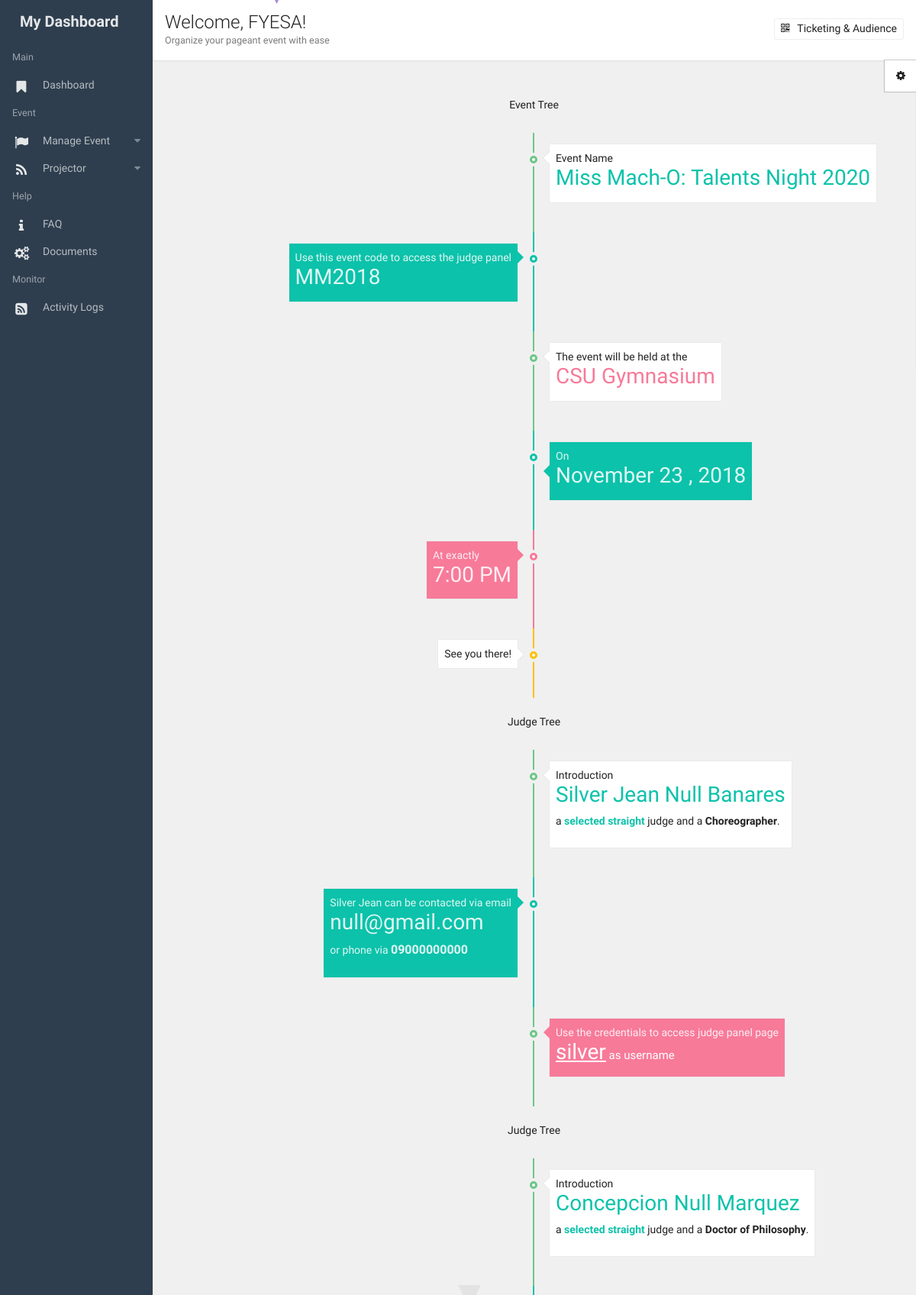
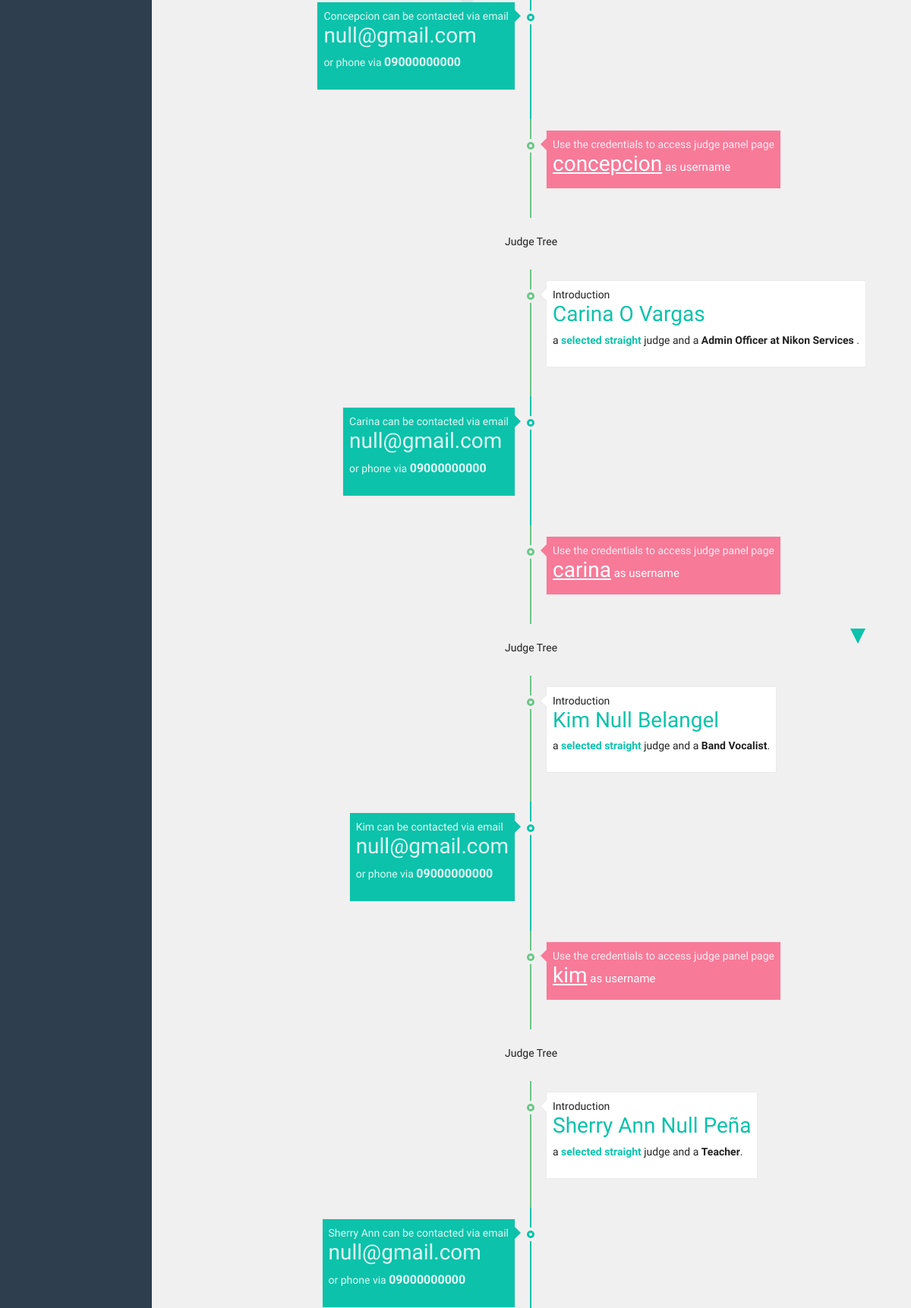
The page /start/organizer_event_details.php?sponsor_id=12&username=fyesa&event_id=42 (signed in, upper part) on the database its author committed (2 pictures, top to bottom).
### tables this page shows
CREATE TABLE `sponsor_organizer` (
  `sponsor_id` int(15) NOT NULL,
  `sponsor_name` varchar(50) NOT NULL,
  `in_charge` varchar(50) NOT NULL,
  `position` varchar(50) NOT NULL,
  `established` varchar(20) NOT NULL,
  `email` varchar(50) NOT NULL,
  `phone_number` varchar(50) NOT NULL,
  `username` varchar(50) NOT NULL,
  `password` varchar(100) NOT NULL,
  `registered_by` int(11) NOT NULL,
  `pass_unhash` varchar(50) NOT NULL
);

CREATE TABLE `event_table` (
  `event_id` int(5) NOT NULL,
  `event_name` varchar(32) NOT NULL,
  `event_code` varchar(8) NOT NULL,
  `event_location` varchar(50) NOT NULL,
  `event_time` varchar(10) NOT NULL,
  `event_date` date NOT NULL,
  `created_by` int(11) NOT NULL,
  `judging_system` int(11) NOT NULL,
  `invite_code` varchar(45) DEFAULT NULL
);

CREATE TABLE `judge_table` (
  `judge_id` int(1) NOT NULL,
  `first_name` varchar(32) NOT NULL,
  `middle_name` varchar(32) NOT NULL,
  `sur_name` varchar(32) NOT NULL,
  `sex` varchar(10) NOT NULL,
  `email` varchar(50) NOT NULL,
  `phone_number` varchar(30) NOT NULL,
  `username` varchar(50) NOT NULL,
  `password` varchar(100) NOT NULL,
  `profession` varchar(32) NOT NULL,
  `registered_by_sponsor` int(11) NOT NULL,
  `event_id` int(11) NOT NULL,
  `is_updated` int(11) NOT NULL,
  `is_unhash` varchar(32) NOT NULL
);

### start/organizer_event_details.php (the view, shortened to what this page needs)
<?php
  include("config.php");
    $connection = mysqli_connect($db_host,$db_user,$db_pass,$db_name) or die("Could not connect to database");
    mysqli_select_db($connection,$db_name);
$sponsor_id = $_GET['sponsor_id'];
$username = $_GET['username'];
$event_id = $_GET['event_id'];
 $querSponsorName = "SELECT sponsor_name
                            FROM sponsor_organizer
                                WHERE sponsor_id=$sponsor_id";
    $resSponsorName= mysqli_query($connection, $querSponsorName);
    $rowSponsorName = mysqli_fetch_assoc($resSponsorName);
    $querEventName = "SELECT *
                        FROM event_table
                            WHERE event_id = $event_id";
    $resEventName = mysqli_query($connection, $querEventName);
    $rowEventName = mysqli_fetch_assoc($resEventName);
   $querJudge = "SELECT *
                    FROM judge_table JOIN (SELECT * FROM judge_event WHERE added_by_sponsor = $sponsor_id AND event_id=$event_id) AS judges USING(judge_id)";
    $resJudge = mysqli_query($connection, $querJudge);
  ?>
<!DOCTYPE html>
<html lang="en">
<head>
  <link rel="stylesheet" href="../assets/animate.css/animate.min.css" type="text/css" />
  <link rel="stylesheet" href="../assets/glyphicons/glyphicons.css" type="text/css" />
  <link rel="stylesheet" href="../assets/font-awesome/css/font-awesome.min.css" type="text/css" />
  <link rel="stylesheet" href="../assets/material-design-icons/material-design-icons.css" type="text/css" />
  <link rel="stylesheet" href="../assets/bootstrap/dist/css/bootstrap.min.css" type="text/css" />
  <link rel="stylesheet" href="../assets/styles/app.css" type="text/css" />
  <link rel="stylesheet" href="../assets/styles/font.css" type="text/css" />
</head>
<body>
  <div class="app" id="app">
  <div id="aside" class="app-aside modal fade nav-dropdown">
    <div class="left navside dark dk" layout="column">
  	  <div class="navbar no-radius">
        <a class="navbar-brand">
        	<span class="hidden-folded inline">My Dashboard</span>
        </a>
      </div>
      <div flex class="hide-scroll">
          <nav class="scroll nav-light">
              <ul class="nav" ui-nav>
                <li class="nav-header hidden-folded">
                  <small class="text-muted">Main</small>
                </li>
                <li>
                  <a href="organizer.php?username=<?php echo $username ?>&sponsor_id=<?php echo $sponsor_id ?>&event_id=<?php echo($event_id) ?>" >
                    <span class="nav-icon">
                      <i class="material-icons">
                        <span class="fa fa-bookmark"></span>
                      </i>
                    </span>
                    <span class="nav-text">Dashboard</span>
                  </a>
                </li>
                <li class="nav-header hidden-folded">
                  <small class="text-muted">Event</small>
                </li>
                <li>
                  <a>
                    <span class="nav-caret">
                      <i class="fa fa-caret-down"></i>
                    </span>
                    <span class="nav-icon">
                      <i class="material-icons">
                        <span class="fa fa-flag"></span>
                      </i>
                    </span>
                    <span class="nav-text active">Manage Event</span>
                  </a>
                </li>
                <li>
                  <a>
                    <span class="nav-caret">
                      <i class="fa fa-caret-down"></i>
                    </span>
                    <span class="nav-icon">
                      <i class="material-icons">
                        <span class="fa fa-rss"></span>
                      </i>
                    </span>
                    <span class="nav-text">Projector</span>
                  </a>
                </li>
                <li class="nav-header hidden-folded">
                  <small class="text-muted">Help</small>
                </li>
                    <li>
                      <a href="faq.php" >
                                         <span class="nav-icon">
                      <i class="material-icons">
                        <span class="fa fa-info"></span>
                      </i>
                    </span>
                        <span class="nav-text">FAQ</span>
                      </a>
                    </li>
                <li class="hidden-folded" >
                  <a href="docs.html" >
                                     <span class="nav-icon">
                      <i class="material-icons">
                        <span class="fa fa-cogs"></span>
                      </i>
                    </span>
                    <span class="nav-text">Documents</span>
                  </a>
                </li>
                <li class="nav-header hidden-folded">
                  <small class="text-muted">Monitor</small>
                </li>
                    <li>
                      <a href="faq.php" >
                                         <span class="nav-icon">
                      <i class="material-icons">
                        <span class="fa fa-rss-square"></span>
                      </i>
                    </span>
                        <span class="nav-text">Activity Logs</span>
                      </a>
                    </li>
              </ul>
          </nav>
      </div>
    </div>
  </div>
  <div id="content" class="app-content box-shadow-z0" role="main">
<div class="p-a white lt box-shadow">
	<div class="row">
		<div class="col-sm-6">
			<h4 class="m-b-0 _300">Welcome, <?php echo $rowSponsorName['sponsor_name'] ?>!</h4>
			<small class="text-muted">Organize <strong></strong> your pageant event with ease</small>
		</div>
    <div class="col-sm-6 text-sm-right">
      <div class="m-y-sm">
        <div class="btn-group dropdown">
              <a href="organizer_generate_ticket.php?sponsor_id=<?php echo $sponsor_id ?>&username=<?php echo $username ?>&event_id=<?php echo $event_id?>"><button class="btn white btn-sm "><span class="fa fa-qrcode"></span>&nbsp&nbsp Ticketing & Audience</button></a>
            </div>
          </div>
    </div>
	</div>
</div>
<div class="padding">
<div>
      <svg xmlns="http://www.w3.org/2000/svg" viewBox="0 0 48 48" width="5" height="5" style="position:fixed; z-index:0; left:30%; top: 0%" class="animated fadeInDown">
        <path d="M 48 0 L 24 48 L 0 0 Z" fill="#a88add" />
      </svg>
      <svg xmlns="http://www.w3.org/2000/svg" viewBox="0 0 48 48" width="20" height="20" style="position:fixed; z-index:0; right:5%; top: 30%" class="animated fadeInDown">
        <path d="M 48 0 L 24 48 L 0 0 Z" fill="#0cc2aa" />
      </svg>
  </div>
<div class="padding timeline-center">
  <ul class="timeline">
    <li class="tl-header">
      <div class=white">Event Tree</div>
    </li>
    <li class="tl-item">
      <div class="">
      </div>
    </li>
    <li class="tl-item">
      <div class="tl-wrap b-success">
        <div class="tl-content box-color text-color  p-a-sm">
          <div>Event Name <span class="text-primary"><br><h3><?php echo $rowEventName['event_name'] ?>&nbsp<?php print date("Y", time()); ?></h3></span></div>
        </div>
      </div>
    </li>
    <li class="tl-item tl-left">
      <div class="tl-wrap b-primary">
        <div class="tl-content box-color primary p-a-sm">
          <div class="text-lt">Use this event code to access the judge panel <br><h3><span class=""><?php echo $rowEventName['event_code'] ?></span></h3> </div>
        </div>
      </div>
    </li>
    <li class="tl-item">
      <div class="tl-wrap b-success">
        <div class="tl-content box-color text-color  p-a-sm">
          <div>The event will be held at the <span class="text-warning"><br><h3><?php echo $rowEventName['event_location'] ?></h3></span></div>
        </div>
      </div>
    </li>
    <li class="tl-item">
      <div class="tl-wrap b-primary">
        <div class="tl-content box-color primary p-a-sm">
          <div class="text-lt">On <br><span class=""><h3><?php echo  date('F j , Y', strtotime(str_replace('-','/',$rowEventName['event_date']))) ?></h3></span> </div>
        </div>
      </div>
    </li>
    <li class="tl-item tl-left">
      <div class="tl-wrap b-warning">
        <div class="tl-content box-color warning p-a-sm">
          <div class="text-lt">At exactly <br><h3><span class=""><?php echo $rowEventName['event_time'] ?></span></h3> </div>
        </div>
      </div>
    </li>
    <li class="tl-item tl-left">
      <div class="tl-wrap b-warn">
        <div class="tl-content box-color text-color p-a-sm">
          <div class="text-lt">See you there!</div>
        </div>
      </div>
    </li>
  </ul>
                            <?php
                                while($rowJudge = mysqli_fetch_assoc($resJudge)){
                            ?> <br>
  <ul class="timeline">
    <li class="tl-header">
      <div class=white">Judge Tree</div>
    </li>
    <li class="tl-item">
      <div class="">
      </div>
    </li>
    <li class="tl-item">
      <div class="tl-wrap b-success">
        <div class="tl-content box-color text-color  p-a-sm">
          <div>Introduction <span class="text-primary"><br><h3><?php echo $rowJudge['first_name'] ?>&nbsp<?php echo $rowJudge['middle_name'] ?>&nbsp<?php echo $rowJudge['sur_name'] ?>
          </h3></span>
          <p >a <strong class="text-primary">selected <?php echo strtolower($rowJudge['sex']) ?></strong> judge and
            a <b><?php echo $rowJudge['profession']  ?></b>.
          </p>
        </div>
      </div>
     </div>
    </li>
    <li class="tl-item tl-left">
      <div class="tl-wrap b-primary">
        <div class="tl-content box-color primary p-a-sm">
          <div class="text-lt"><?php echo $rowJudge['first_name'] ?> can be contacted via email<br><h3><span class=""><?php echo $rowJudge['email'] ?></span></h3><p>or phone via <strong class="text"><?php echo $rowJudge['phone_number'] ?></strong></p></div>
        </div>
      </div>
    </li>
    <li class="tl-item">
      <div class="tl-wrap b-success">
        <div class="tl-content box-color warning  p-a-sm">
          <div>Use the credentials to access judge panel page<span class="text-white"><br><h3><u><?php echo $rowJudge['username'] ?></u><span style="font-size: 15px"> as username </h3></span></div>
        </div>
      </div>
    </li>
  </ul>
<?php } ?>
</div>
</div>
  <div id="switcher">
    <div class="switcher box-color dark-white text-color" id="sw-theme">
      <a href ui-toggle-class="active" target="#sw-theme" class="box-color dark-white text-color sw-btn">
        <i class="fa fa-gear"></i>
      </a>
    </div>
  </div>
</body>
</html>

### rows shown on the page
sponsor_organizer: sponsor_name "FYESA"
event_table: event_name "Miss Mach-O: Talents Night", event_code "MM2018", event_location "CSU Gymnasium", event_date "November 23 , 2018", event_time "7:00 PM"
judge_table: first_name "Silver Jean", middle_name "Null", sur_name "Banares", sex "straight", profession "Choreographer", email "null@gmail.com", phone_number "09000000000", username "silver"
judge_table: first_name "Concepcion", middle_name "Null", sur_name "Marquez", sex "straight", profession "Doctor of Philosophy", email "null@gmail.com", phone_number "09000000000", username "concepcion"
judge_table: first_name "Carina", middle_name "O", sur_name "Vargas", sex "straight", profession "Admin Officer at Nikon Services", email "null@gmail.com", phone_number "09000000000", username "carina"
judge_table: first_name "Kim", middle_name "Null", sur_name "Belangel", sex "straight", profession "Band Vocalist", email "null@gmail.com", phone_number "09000000000", username "kim"
judge_table: first_name "Sherry Ann", middle_name "Null", sur_name "Peña", sex "straight", profession "Teacher", email "null@gmail.com", phone_number "09000000000"
